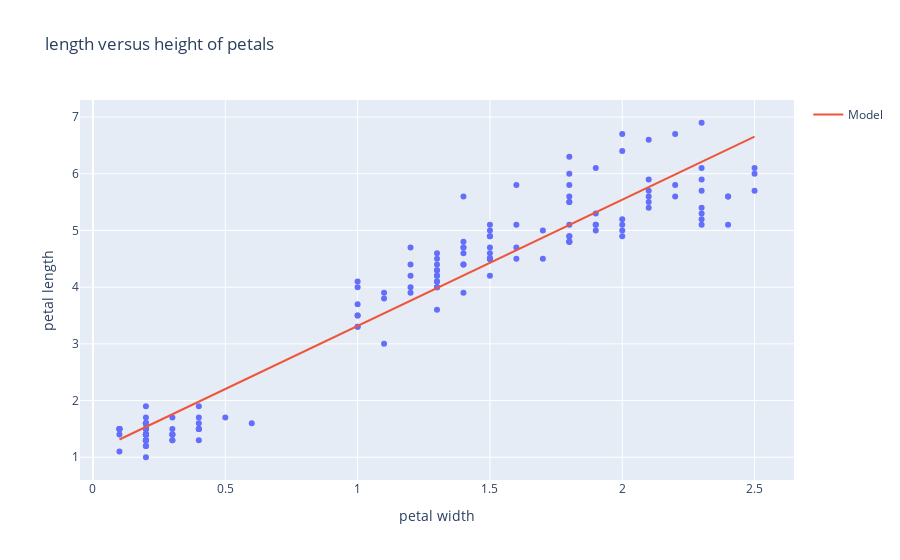

The notebook cell saved with this chart:
### Code cell
fig = px.scatter(x=petal_width,y=petal_length,title="length versus height of petals",labels={'x': 'petal width', 'y': 'petal length'})

fig.add_trace(go.Scatter(x=p_wid_np, y=preds, mode='lines', name='Model'))
fig.write_image('static/baseline.svg', width=800)
fig.show()

### Figure 1 — Plotly figure (JSON) as saved in the notebook; plotly's stock layout.template omitted (floating-point values rounded to 4 significant figures; data arrays with more than 128 entries replaced by an {"elided": "..."} marker saying what was removed)
{"data": [{"hovertemplate": "petal width=%{x}<br>petal length=%{y}<extra></extra>", "legendgroup": "", "marker": {"color": "#636efa", "symbol": "circle"}, "mode": "markers", "name": "", "orientation": "v", "showlegend": false, "type": "scatter", "x": {"elided": "150 float values"}, "xaxis": "x", "y": {"elided": "150 float values"}, "yaxis": "y"}, {"mode": "lines", "name": "Model", "type": "scatter", "x": {"elided": "150 float values"}, "y": {"elided": "150 float values"}}], "layout": {"legend": {"tracegroupgap": 0}, "title": {"text": "length versus height of petals"}, "xaxis": {"anchor": "y", "domain": [0, 1], "title": {"text": "petal width"}}, "yaxis": {"anchor": "x", "domain": [0, 1], "title": {"text": "petal length"}}}}
